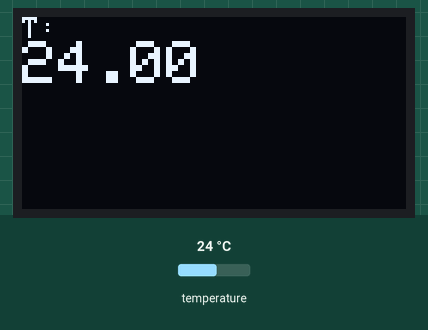
This sketch was run on a simulated ESP8266 (NodeMCU). Shown: 128×64 one-colour display. The test bench sets the inputs (shaded band); at power-on: temperature 24 °C. WiFi joins after 1.5 s; servers stay silent unless stated; random numbers use the default seed unless the sketch sets one; not simulated (calls return 0 or success): secrets.h; what the sketch prints to the serial monitor is not drawn.

Above: at 7.9 s.

The sketch:

Thingspeak_WriteMultipleFieldsSecure.ino
```cpp
// (licence header left out)
#define TS_ENABLE_SSL // For HTTPS SSL connection

#include <ESP8266WiFi.h>
#include <WiFiClientSecure.h>
#include <Wire.h>
#include <Adafruit_GFX.h>
#include <Adafruit_SSD1306.h>
#include <DS18B20.h>
#include "secrets.h"
#include "ThingSpeak.h" // always include thingspeak header file after other header files and custom macros

char ssid[] = SECRET_SSID;   // your network SSID (name)
char pass[] = SECRET_PASS;   // your network password
int keyIndex = 0;            // your network key Index number (needed only for WEP)
WiFiClientSecure  client;

unsigned long myChannelNumber = SECRET_CH_ID;
const char * myWriteAPIKey = SECRET_WRITE_APIKEY;

DS18B20 ds(D2);
uint8_t dir[8];

float t;

//0x31
#define OLED_RESET -1
Adafruit_SSD1306 display(OLED_RESET);

// Initialize our values
int number1 = 0;
int number2 = random(0,100);
int number3 = random(0,100);
int number4 = random(0,100);
String myStatus = "";

// Fingerprint check, make sure that the certificate has not expired.
const char * fingerprint = NULL; // use SECRET_SHA1_FINGERPRINT for fingerprint check

void setup() {
  Serial.begin(115200);  // Initialize serial
  display.begin(SSD1306_SWITCHCAPVCC, 0x3C);
  while (!Serial) {
    ; // wait for serial port to connect. Needed for Leonardo native USB port only
  }

  WiFi.mode(WIFI_STA);

  Serial.println("Setup");

  if(fingerprint!=NULL){
    client.setFingerprint(fingerprint);
  }
  else{
    client.setInsecure(); // To perform a simple SSL Encryption
  }

  ThingSpeak.begin(client);  // Initialize ThingSpeak

  Serial.println("Iniciando...");
  delay(2000);
}

void loop() {

  // Connect or reconnect to WiFi
  if(WiFi.status() != WL_CONNECTED){
    Serial.print("Attempting to connect to SSID: ");
    Serial.println(SECRET_SSID);
    while(WiFi.status() != WL_CONNECTED){
      WiFi.begin(ssid, pass);  // Connect to WPA/WPA2 network. Change this line if using open or WEP network
      Serial.println(WiFi.status());
      delay(5000);
    }
    Serial.println("\nConnected.");
  }

  //Read Temperature
  while (ds.selectNext()) {
    t = ds.getTempC();
  }

  // Clear the buffer.
  display.clearDisplay();
  display.setTextSize(1);
  display.setCursor(0, 0);
  display.setTextColor(WHITE);

  display.println("T: ");
  display.setTextSize(2);
  display.println(t);

  display.display();

  // set the fields with the values
  Serial.println(t);
  ThingSpeak.setField(1, t);
  ThingSpeak.setField(2, number2);
  ThingSpeak.setField(3, number3);
  ThingSpeak.setField(4, number1);

  // figure out the status message
  if(number1 > number2){
    myStatus = String("field1 is greater than field2");
  }
  else if(number1 < number2){
    myStatus = String("field1 is less than field2");
  }
  else{
    myStatus = String("field1 equals field2");
  }

  // set the status
  ThingSpeak.setStatus(myStatus);

  // write to the ThingSpeak channel
  int x = ThingSpeak.writeFields(myChannelNumber, myWriteAPIKey);
  if(x == 200){
    Serial.println("Channel update successful.");
  }
  else{
    Serial.println("Problem updating channel. HTTP error code " + String(x));
  }

  // change the values
  number1++;
  if(number1 > 99){
    number1 = 0;
  }
  number2 = random(0,100);
  number3 = random(0,100);
  number4 = random(0,100);

  delay(20000); // Wait 20 seconds to update the channel again
}
```
